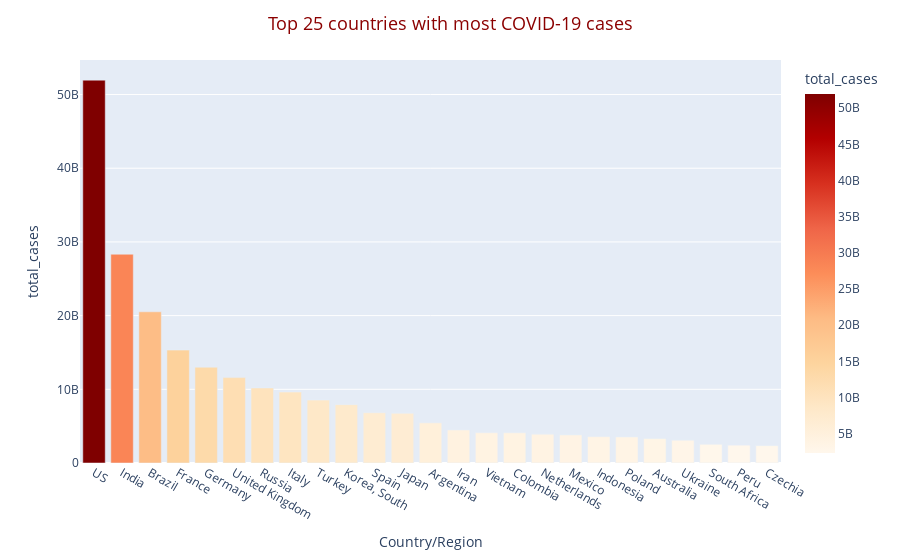

Write notebook code for a chart like this one.
### Markdown cell above
#### Top 25 Countries with most COVID-19 cases

### Code cell
cases_per_country = cases_deaths_vaccinations_df[country_filter].groupby('Country/Region').sum().reset_index()

fig = px.bar(cases_per_country.sort_values('total_cases', ascending=False).head(25), x='Country/Region', y='total_cases', color='total_cases', color_continuous_scale='orrd')
fig.update_layout(title='Top 25 countries with most COVID-19 cases', title_x=0.5, title_font=dict(size=18, color='Darkred'))
fig.show()

### Figure 1 — Plotly figure (JSON) as saved in the notebook; plotly's stock layout.template omitted (floating-point values rounded to 4 significant figures)
{"data": [{"alignmentgroup": "True", "hovertemplate": "Country/Region=%{x}<br>total_cases=%{marker.color}<extra></extra>", "legendgroup": "", "marker": {"color": [51949962448, 28326732069, 20515881432, 15318397265, 12999218776, 11585246414, 10183074201, 9622709488, 8533973703, 7918359434, 6823514969, 6740069619, 5444691062, 4476180930, 4107106807, 4100391568, 3904639785, 3809900176, 3571154867, 3528083609, 3304160660, 3088037642, 2539955594, 2418665112, 2356163469], "coloraxis": "coloraxis", "pattern": {"shape": ""}}, "name": "", "offsetgroup": "", "orientation": "v", "showlegend": false, "textposition": "auto", "type": "bar", "x": ["US", "India", "Brazil", "France", "Germany", "United Kingdom", "Russia", "Italy", "Turkey", "Korea, South", "Spain", "Japan", "Argentina", "Iran", "Vietnam", "Colombia", "Netherlands", "Mexico", "Indonesia", "Poland", "Australia", "Ukraine", "South Africa", "Peru", "Czechia"], "xaxis": "x", "y": [51949962448, 28326732069, 20515881432, 15318397265, 12999218776, 11585246414, 10183074201, 9622709488, 8533973703, 7918359434, 6823514969, 6740069619, 5444691062, 4476180930, 4107106807, 4100391568, 3904639785, 3809900176, 3571154867, 3528083609, 3304160660, 3088037642, 2539955594, 2418665112, 2356163469], "yaxis": "y"}], "layout": {"barmode": "relative", "coloraxis": {"colorbar": {"title": {"text": "total_cases"}}, "colorscale": [[0, "rgb(255,247,236)"], [0.125, "rgb(254,232,200)"], [0.25, "rgb(253,212,158)"], [0.375, "rgb(253,187,132)"], [0.5, "rgb(252,141,89)"], [0.625, "rgb(239,101,72)"], [0.75, "rgb(215,48,31)"], [0.875, "rgb(179,0,0)"], [1, "rgb(127,0,0)"]]}, "legend": {"tracegroupgap": 0}, "margin": {"t": 60}, "title": {"font": {"color": "Darkred", "size": 18}, "text": "Top 25 countries with most COVID-19 cases", "x": 0.5}, "xaxis": {"anchor": "y", "domain": [0, 1], "title": {"text": "Country/Region"}}, "yaxis": {"anchor": "x", "domain": [0, 1], "title": {"text": "total_cases"}}}}
